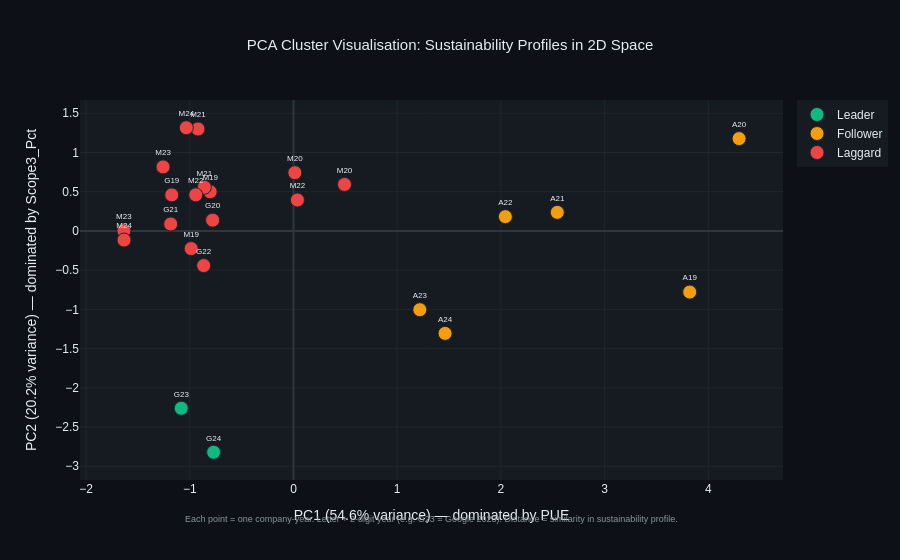

The code cell stored with this chart in its notebook:
### Code cell
# ── What we are doing ────────────────────────────────────────────────────────
# Our clusters exist in 5-dimensional feature space.
# We cannot visualise 5 dimensions on a screen.
# PCA reduces those 5 dimensions to 2 while preserving as much of the
# variance structure as possible.
#
# Each dot on this chart is one company-year observation.
# Dots that are close together are similar in sustainability profile.
# Dots far apart are different.
# The cluster boundaries show how K-Means divided the space.
#
# PCA Component 1 (x-axis) typically captures the dominant source
# of variation — in this case likely emissions intensity and Scope 3.
# PCA Component 2 (y-axis) captures the second most important source —
# likely PUE and pledge gap.
# We label each axis based on which features load most strongly onto it.

pca       = PCA(n_components=2, random_state=42)
X_pca     = pca.fit_transform(X_scaled)

df_cluster['PCA1'] = X_pca[:, 0]
df_cluster['PCA2'] = X_pca[:, 1]

explained = pca.explained_variance_ratio_

# Feature loadings — which features drive each component
loadings = pd.DataFrame(
    pca.components_.T,
    columns=['PC1', 'PC2'],
    index=CLUSTER_FEATURES
)

print("PCA Explained Variance")
print(f"  PC1: {explained[0]*100:.1f}%")
print(f"  PC2: {explained[1]*100:.1f}%")
print(f"  Total: {sum(explained)*100:.1f}% of variance preserved")
print(f"\nFeature Loadings:")
print(f"  {'Feature':<25} {'PC1':>8} {'PC2':>8}")
print(f"  {'-'*42}")
for feat in CLUSTER_FEATURES:
    print(f"  {feat:<25} "
          f"{loadings.loc[feat,'PC1']:>8.3f} "
          f"{loadings.loc[feat,'PC2']:>8.3f}")

fig = make_fig()

# Plot each tier as a separate trace
for tier in ['Leader', 'Follower', 'Laggard']:
    tdf = df_cluster[df_cluster['Tier'] == tier]
    fig.add_trace(go.Scatter(
        x=tdf['PCA1'],
        y=tdf['PCA2'],
        mode='markers+text',
        marker=dict(
            size=14,
            color=CLUSTER_COLORS[tier],
            line=dict(color='#21262D', width=1)
        ),
        text=tdf['Company'].str[:1] + tdf['Year'].astype(str).str[-2:],
        textposition='top center',
        textfont=dict(size=8, color='#E6EDF3'),
        name=f'{tier}',
        hovertemplate=(
            '<b>%{text}</b><br>'
            'PC1: %{x:.2f}<br>'
            'PC2: %{y:.2f}<br>'
            f'Tier: {tier}<br>'
            '<extra></extra>'
        )
    ))

# Axis labels based on dominant loadings
pc1_dominant = loadings['PC1'].abs().idxmax()
pc2_dominant = loadings['PC2'].abs().idxmax()

fig.update_layout(
    title=dict(
        text='PCA Cluster Visualisation: Sustainability Profiles in 2D Space',
        font=dict(size=15, color='#E6EDF3'), x=0.5
    ),
    xaxis=dict(
        title=f'PC1 ({explained[0]*100:.1f}% variance) '
              f'— dominated by {pc1_dominant}',
        gridcolor='#21262D', zeroline=True,
        zerolinecolor='#30363D'
    ),
    yaxis=dict(
        title=f'PC2 ({explained[1]*100:.1f}% variance) '
              f'— dominated by {pc2_dominant}',
        gridcolor='#21262D', zeroline=True,
        zerolinecolor='#30363D'
    ),
    height=560,
    legend=dict(
        x=1.02, y=1.0,
        xanchor='left', yanchor='top'
    ),
    annotations=list(fig.layout.annotations) + [
        go.layout.Annotation(
            text='Each point = one company-year. '
                 'Letter + 2-digit year (e.g. G23 = Google 2023). '
                 'Distance = similarity in sustainability profile.',
            x=0.5, y=-0.12,
            xref='paper', yref='paper',
            showarrow=False,
            font=dict(size=9, color='#8B949E')
        )
    ]
)

fig.write_html(str(OUT_DIR / "05_pca_clusters.html"))
fig.show()
print("✅ PCA cluster chart saved")

### Figure 1 — Plotly figure (JSON) as saved in the notebook; plotly's stock layout.template omitted (floating-point values rounded to 4 significant figures)
{"data": [{"hovertemplate": "<b>%{text}</b><br>PC1: %{x:.2f}<br>PC2: %{y:.2f}<br>Tier: Leader<br><extra></extra>", "marker": {"color": "#10B981", "line": {"color": "#21262D", "width": 1}, "size": 14}, "mode": "markers+text", "name": "Leader", "text": ["G23", "G24"], "textfont": {"color": "#E6EDF3", "size": 8}, "textposition": "top center", "type": "scatter", "x": [-1.082, -0.77], "y": [-2.261, -2.821]}, {"hovertemplate": "<b>%{text}</b><br>PC1: %{x:.2f}<br>PC2: %{y:.2f}<br>Tier: Follower<br><extra></extra>", "marker": {"color": "#F59E0B", "line": {"color": "#21262D", "width": 1}, "size": 14}, "mode": "markers+text", "name": "Follower", "text": ["A19", "A20", "A21", "A22", "A23", "A24"], "textfont": {"color": "#E6EDF3", "size": 8}, "textposition": "top center", "type": "scatter", "x": [3.82, 4.296, 2.544, 2.043, 1.218, 1.462], "y": [-0.7795, 1.176, 0.2362, 0.1821, -1.004, -1.306]}, {"hovertemplate": "<b>%{text}</b><br>PC1: %{x:.2f}<br>PC2: %{y:.2f}<br>Tier: Laggard<br><extra></extra>", "marker": {"color": "#EF4444", "line": {"color": "#21262D", "width": 1}, "size": 14}, "mode": "markers+text", "name": "Laggard", "text": ["G19", "G20", "G21", "G22", "M19", "M20", "M21", "M22", "M23", "M24", "M19", "M20", "M21", "M22", "M23", "M24"], "textfont": {"color": "#E6EDF3", "size": 8}, "textposition": "top center", "type": "scatter", "x": [-1.174, -0.7793, -1.184, -0.866, -0.8032, 0.01337, -0.8593, -0.9426, -1.635, -1.633, -0.9866, 0.4919, -0.9207, 0.03794, -1.258, -1.033], "y": [0.4592, 0.1373, 0.08791, -0.4419, 0.4989, 0.7421, 0.5566, 0.4598, 0.001755, -0.1159, -0.2254, 0.5926, 1.299, 0.3946, 0.8159, 1.315]}], "layout": {"annotations": [{"font": {"color": "#8B949E", "size": 9}, "showarrow": false, "text": "Each point = one company-year. Letter + 2-digit year (e.g. G23 = Google 2023). Distance = similarity in sustainability profile.", "x": 0.5, "xref": "paper", "y": -0.12, "yref": "paper"}], "font": {"color": "#E6EDF3", "family": "Arial"}, "height": 560, "legend": {"bgcolor": "#161B22", "bordercolor": "#30363D", "x": 1.02, "xanchor": "left", "y": 1, "yanchor": "top"}, "paper_bgcolor": "#0D1117", "plot_bgcolor": "#161B22", "title": {"font": {"color": "#E6EDF3", "size": 15}, "text": "PCA Cluster Visualisation: Sustainability Profiles in 2D Space", "x": 0.5}, "xaxis": {"gridcolor": "#21262D", "title": {"text": "PC1 (54.6% variance) — dominated by PUE"}, "zeroline": true, "zerolinecolor": "#30363D"}, "yaxis": {"gridcolor": "#21262D", "title": {"text": "PC2 (20.2% variance) — dominated by Scope3_Pct"}, "zeroline": true, "zerolinecolor": "#30363D"}}}
